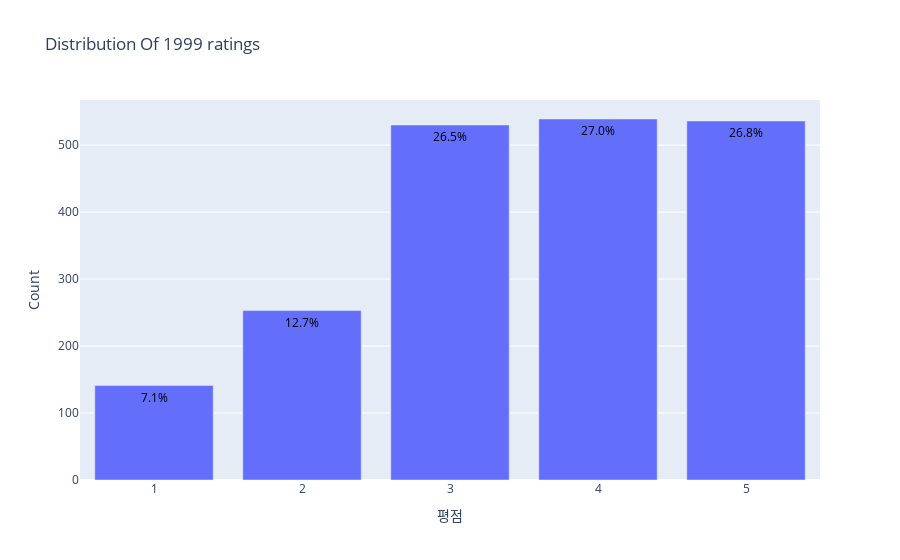

The notebook cell this image was saved under:
### Code cell
from plotly.offline import init_notebook_mode, plot, iplot
import plotly.graph_objs as go
init_notebook_mode(connected=True)

data = df['rate'].value_counts().sort_index(ascending=False)
trace = go.Bar(x=data.index,
               text=['{:.1f}%'.format(val) for val in (data.values/df.shape[0]*100)], 
               textposition = 'auto',
               textfont = dict(color = '#000000'),
               y = data.values)
# Create layout
layout = dict(title='Distribution Of {} ratings'.format(df.shape[0]),
              xaxis = dict(title="평점"),
              yaxis = dict(title="Count"))
# Create plot
fig = go.Figure(data=[trace],layout=layout)
iplot(fig)

### Figure 1 — Plotly figure (JSON) as saved in the notebook; plotly's stock layout.template omitted (floating-point values rounded to 4 significant figures)
{"data": [{"text": ["26.8%", "27.0%", "26.5%", "12.7%", "7.1%"], "textfont": {"color": "#000000"}, "textposition": "auto", "type": "bar", "x": [5, 4, 3, 2, 1], "y": [536, 539, 530, 253, 141]}], "layout": {"title": {"text": "Distribution Of 1999 ratings"}, "xaxis": {"title": {"text": "평점"}}, "yaxis": {"title": {"text": "Count"}}}}
